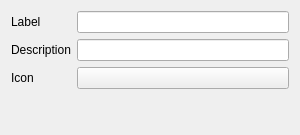
<ui version="4.0" >
 <class>TagPropertiesWidget</class>
 <widget class="QWidget" name="TagPropertiesWidget" >
  <property name="geometry" >
   <rect>
    <x>0</x>
    <y>0</y>
    <width>300</width>
    <height>135</height>
   </rect>
  </property>
  <property name="sizePolicy" >
   <sizepolicy vsizetype="Preferred" hsizetype="Preferred" >
    <horstretch>0</horstretch>
    <verstretch>0</verstretch>
   </sizepolicy>
  </property>
  <layout class="QFormLayout" name="formLayout" >
   <item row="0" column="0" >
    <widget class="QLabel" name="labelLabel" >
     <property name="text" >
      <string>Label</string>
     </property>
     <property name="buddy" >
      <cstring>labelEdit</cstring>
     </property>
    </widget>
   </item>
   <item row="0" column="1" >
    <widget class="KLineEdit" name="labelEdit" >
     <property name="sizePolicy" >
      <sizepolicy vsizetype="Fixed" hsizetype="MinimumExpanding" >
       <horstretch>0</horstretch>
       <verstretch>0</verstretch>
      </sizepolicy>
     </property>
    </widget>
   </item>
   <item row="1" column="0" >
    <widget class="QLabel" name="descriptionLabel" >
     <property name="text" >
      <string>Description</string>
     </property>
     <property name="buddy" >
      <cstring>descriptionEdit</cstring>
     </property>
    </widget>
   </item>
   <item row="1" column="1" >
    <widget class="KLineEdit" name="descriptionEdit" />
   </item>
   <item row="2" column="0" >
    <widget class="QLabel" name="iconLabel" >
     <property name="text" >
      <string>Icon</string>
     </property>
     <property name="buddy" >
      <cstring>iconButton</cstring>
     </property>
    </widget>
   </item>
   <item row="2" column="1" >
    <widget class="KIconButton" name="iconButton" >
     <property name="sizePolicy" >
      <sizepolicy vsizetype="Preferred" hsizetype="Preferred" >
       <horstretch>0</horstretch>
       <verstretch>0</verstretch>
      </sizepolicy>
     </property>
     <property name="icon" >
      <string/>
     </property>
    </widget>
   </item>
  </layout>
 </widget>
 <customwidgets>
  <customwidget>
   <class>KIconButton</class>
   <extends>QPushButton</extends>
   <header>kicondialog.h</header>
  </customwidget>
  <customwidget>
   <class>KLineEdit</class>
   <extends>QLineEdit</extends>
   <header>klineedit.h</header>
  </customwidget>
 </customwidgets>
 <resources/>
 <connections/>
</ui>
